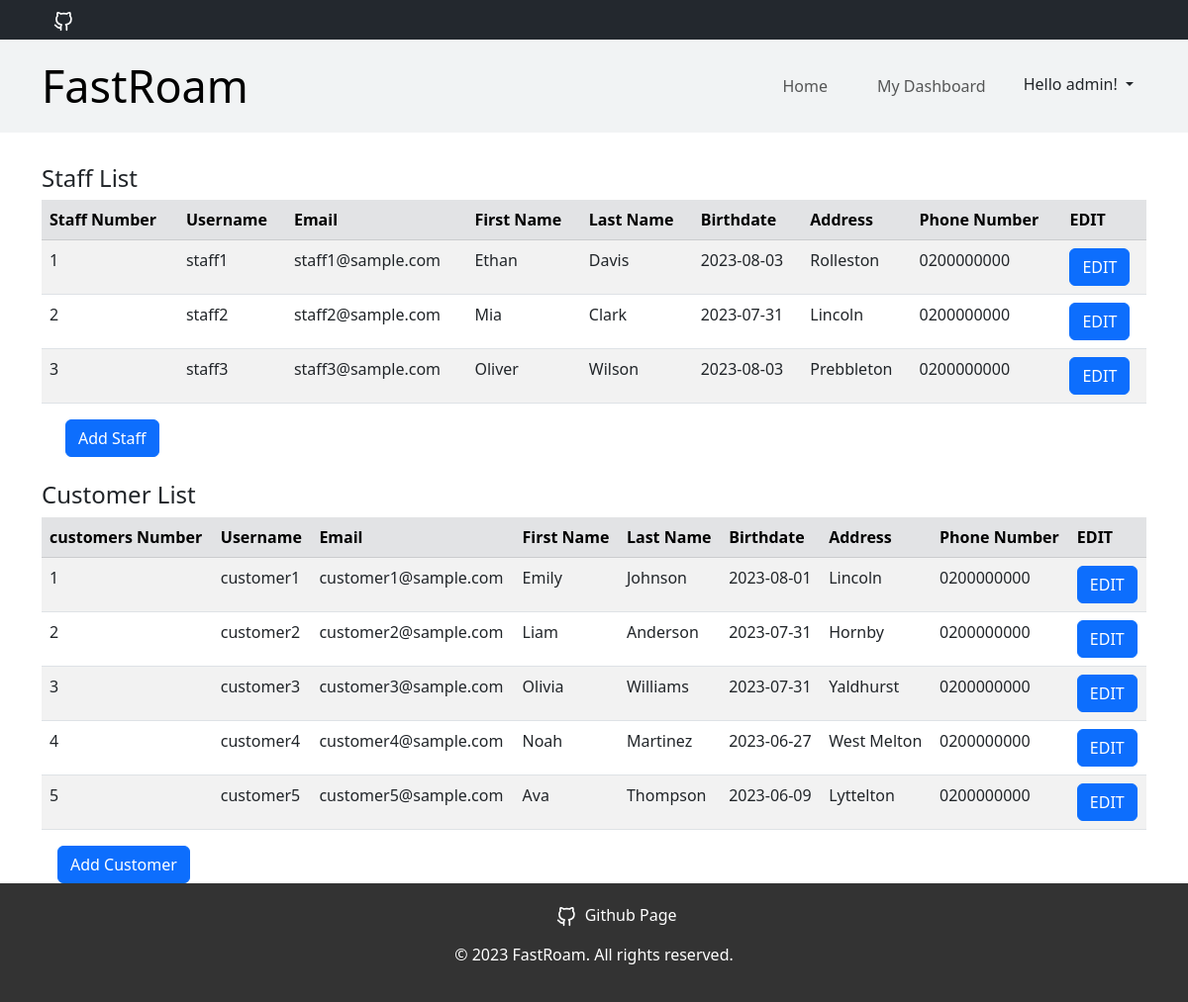
The app's page /userList (signed in) with its own data.
### tables this page shows
CREATE TABLE Staff (
    staff_number INT PRIMARY KEY,
    user_id INT NOT NULL,
    first_name VARCHAR(50),
    last_name VARCHAR(50),
    birthdate DATE,
    address VARCHAR(50),
    phone_number VARCHAR(20),

    FOREIGN KEY (user_id) REFERENCES UserAccounts(user_id)
);

CREATE TABLE UserAccounts (
    user_id INT PRIMARY KEY,
    username VARCHAR(50) NOT NULL UNIQUE,
    email VARCHAR(100) NOT NULL UNIQUE,
    password VARCHAR(255) NOT NULL,
    is_staff BOOLEAN NOT NULL DEFAULT 0,
    is_superuser BOOLEAN NOT NULL DEFAULT 0
);

CREATE TABLE Customers (
    customer_number INT PRIMARY KEY,
    user_id INT NOT NULL,
    first_name VARCHAR(50),
    last_name VARCHAR(50),
    birthdate DATE,
    address VARCHAR(255),
    phone_number VARCHAR(20),

    FOREIGN KEY (user_id) REFERENCES UserAccounts(user_id)
);

### app.py (the view, shortened to what this page needs)
@app.route('/userList', methods=['GET', 'POST'])
def user_list():
    if 'loggedIn' in session:
        msg = ''
        isStaff = session['is_staff']
        isSuperuser = session['is_superuser']
        if isStaff == 0 and isSuperuser == 0:
            return redirect(url_for('login'))
        conn = sqlite3.connect('mydatabase.db')
        conn.row_factory = dict_factory
        cursor = conn.cursor()
        staffList = None
        if isSuperuser == 1:
            cursor.execute('SELECT * FROM Staff AS S LEFT JOIN UserAccounts AS U ON S.user_id=U.user_id')
            staffList = cursor.fetchall()
            for i in range(len(staffList)):
                staffList[i]['birthdate'] = str(staffList[i]['birthdate'])
        cursor.execute('SELECT * FROM Customers AS C LEFT JOIN UserAccounts AS U ON C.user_id=U.user_id')
        customersList = cursor.fetchall()
        for i in range(len(customersList)):
            customersList[i]['birthdate'] = str(customersList[i]['birthdate'])
        return render_template('user_edit.html', username=session['username'], staff_list=staffList, customers_list=customersList, is_staff=isStaff, is_superuser=isSuperuser, msg=msg)
    else:
        return redirect(url_for('login'))

### app.py (called while the page is built)
def dict_factory(cursor, row):
    d = {}
    for idx, col in enumerate(cursor.description):
        d[col[0]] = row[idx]
    return d

### templates/user_edit.html (shortened to what this page needs)
{% extends "base.html" %}
{% block body %}
    {% if staff_list != None %}
        <div class="container py3">
            <br>
            <h4>Staff List</h4>
            <table class="table table-striped table-hover">
                <thead class="table-secondary">
                <tr>
                    <th scope="col">Staff Number</th>
                    <th scope="col">Username</th>
                    <th scope="col">Email</th>
                    <th scope="col">First Name</th>
                    <th scope="col">Last Name</th>
                    <th scope="col">Birthdate</th>
                    <th scope="col">Address</th>
                    <th scope="col">Phone Number</th>
                    <th scope="col">EDIT</th>
                </tr>
                </thead>
                <tbody>
                {% for i in range(staff_list|length) %}
                    <tr>
                        <td>{{ staff_list[i]['staff_number'] }}</td>
                        <td>{{ staff_list[i]['username'] }}</td>
                        <td>{{ staff_list[i]['email'] }}</td>
                        <td>{{ staff_list[i]['first_name'] }}</td>
                        <td>{{ staff_list[i]['last_name'] }}</td>
                        <td>{{ staff_list[i]['birthdate'] }}</td>
                        <td>{{ staff_list[i]['address'] }}</td>
                        <td>{{ staff_list[i]['phone_number'] }}</td>
                        <td>
                            <button type="button" class="btn btn-primary" data-bs-toggle="modal" data-bs-target="#exampleModal" onclick="openModal({{ i }}, 0)">EDIT</button>
                        </td>
                    </tr>
                {% endfor %}
                </tbody>
            </table>
        <button type="button" class="btn btn-primary mx-4" data-bs-toggle="modal" data-bs-target="#exampleModal" onclick="showLink(0)">Add Staff</button>
        </div>
    {% endif %}
    <div class="container py3">
        <br>
        <h4>Customer List</h4>
        <table class="table table-striped table-hover">
            <thead class="table-secondary">
            <tr>
                <th scope="col">customers Number</th>
                <th scope="col">Username</th>
                <th scope="col">Email</th>
                <th scope="col">First Name</th>
                <th scope="col">Last Name</th>
                <th scope="col">Birthdate</th>
                <th scope="col">Address</th>
                <th scope="col">Phone Number</th>
                {% if is_superuser == 1 %}
                    <th scope="col">EDIT</th>
                {% endif %}
            </tr>
            </thead>
            <tbody>
            {% for i in range(customers_list|length) %}
                <tr>
                    <td>{{ customers_list[i]['customer_number'] }}</td>
                    <td>{{ customers_list[i]['username'] }}</td>
                    <td>{{ customers_list[i]['email'] }}</td>
                    <td>{{ customers_list[i]['first_name'] }}</td>
                    <td>{{ customers_list[i]['last_name'] }}</td>
                    <td>{{ customers_list[i]['birthdate'] }}</td>
                    <td>{{ customers_list[i]['address'] }}</td>
                    <td>{{ customers_list[i]['phone_number'] }}</td>
                    {% if is_superuser == 1 %}
                        <td>
                            <button type="button" class="btn btn-primary" data-bs-toggle="modal" data-bs-target="#exampleModal" onclick="openModal({{ i }}, 1)">EDIT</button>
                        </td>
                    {% endif %}
                </tr>
            {% endfor %}
            </tbody>
        </table>
    <button type="button" class="btn btn-primary mx-3" data-bs-toggle="modal" data-bs-target="#exampleModal" onclick="showLink(1)">Add Customer</button>
    </div>
{% endblock %}

### records on screen
Staff: staff_number "1", first_name "Ethan", last_name "Davis", birthdate "2023-08-03", address "Rolleston", phone_number "0200000000"
UserAccounts: username "staff1", email "staff1@sample.com"
Staff: staff_number "2", first_name "Mia", last_name "Clark", birthdate "2023-07-31", address "Lincoln", phone_number "0200000000"
UserAccounts: username "staff2", email "staff2@sample.com"
Staff: staff_number "3", first_name "Oliver", last_name "Wilson", birthdate "2023-08-03", address "Prebbleton", phone_number "0200000000"
UserAccounts: username "staff3", email "staff3@sample.com"
Customers: customer_number "1", first_name "Emily", last_name "Johnson", birthdate "2023-08-01", address "Lincoln", phone_number "0200000000"
UserAccounts: username "customer1", email "customer1@sample.com"
Customers: customer_number "2", first_name "Liam", last_name "Anderson", birthdate "2023-07-31", address "Hornby", phone_number "0200000000"
UserAccounts: username "customer2", email "customer2@sample.com"
Customers: customer_number "3", first_name "Olivia", last_name "Williams", birthdate "2023-07-31", address "Yaldhurst", phone_number "0200000000"
UserAccounts: username "customer3", email "customer3@sample.com"
Customers: customer_number "4", first_name "Noah", last_name "Martinez", birthdate "2023-06-27", address "West Melton", phone_number "0200000000"
UserAccounts: username "customer4", email "customer4@sample.com"
Customers: customer_number "5", first_name "Ava", last_name "Thompson", birthdate "2023-06-09", address "Lyttelton", phone_number "0200000000"
UserAccounts: username "customer5", email "customer5@sample.com"

### other values on screen
{{ username }} "admin"
